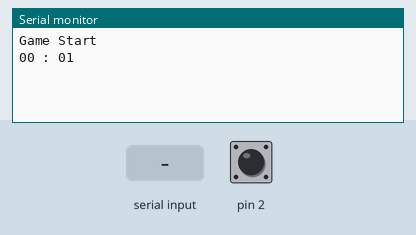
A sketch run on a simulated Arduino Uno, built with avr-gcc and run on an emulated ATmega328P. Parts: the last lines printed to the serial monitor. Inputs (shaded band) come from the test bench; at power-on: pin 2 LOW.

Above: at 1.2 s.
1.3 s: "1" received over Serial
At 2.1 s:
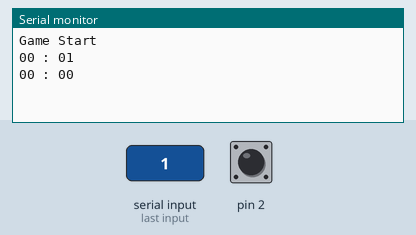
2.8 s: pin 2 pulsed HIGH 2 times (0.12 s each, 0.3 s apart)
At 3.8 s:
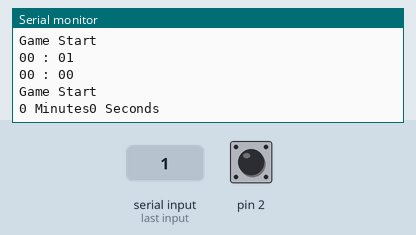
Timing chart, 0 to 5.8 s (numbered marks = the images above; inputs shaded):
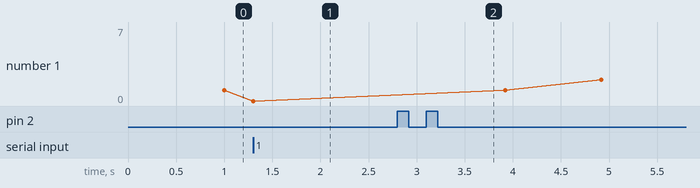

The sketch:

timerlol.ino
```cpp
int robotDetectSensor;
int preRobotDet = 1;
bool robotDetected;
int lap = 0;
unsigned long startTime = 0;
bool gameStart = false;
unsigned long elapsedTime = 0;
int minit, second, lastSecond =  0;

void setup() {
    pinMode(2, INPUT);
  Serial.begin(9600);
}

void loop() {

  if(Serial.available() > 0){
    lap = 0;
    gameStart = false;
    lastSecond = 0;
    Serial.println("00 : 00");
    Serial.read();
  }
  robotDetectSensor = digitalRead(2);

  if((preRobotDet == 0) && (robotDetectSensor == 1))
  {
    preRobotDet = robotDetectSensor;
  }
  else if((preRobotDet == 1) && (robotDetectSensor == 0))
  {
    preRobotDet = robotDetectSensor;
    if(lap == 0){
      if(!gameStart){

      Serial.println("Game Start");
      startTime = millis();
      gameStart = true;
      }
      else{
        Serial.print(minit);
        Serial.print(" Minutes");
        Serial.print(second);
        Serial.println(" Seconds");
      }
    }
  }

  if(gameStart){

    elapsedTime = millis() - startTime;
    int formatedTime = elapsedTime/1000L;
    second = formatedTime % 60;
    minit = formatedTime / 60;

    if(second - lastSecond >= 1 || second - lastSecond == -59){
        char buffer[4];
        snprintf(buffer,sizeof(buffer), "%02d", minit);
        Serial.print(buffer);
        Serial.print(" : ");
        snprintf(buffer,sizeof(buffer), "%02d", second);
        Serial.println(buffer);
        lastSecond = second;
    }

    if(minit ==  3){
      Serial.println("Game End");
      gameStart = false;
      Serial.println("00 : 00");
      lastSecond = 0;
    }

  }

}
```

Measured:
- after the input at 1.3 s, the serial monitor: prints a new line at once (image 1)
- after the input at 2.8 s, the serial monitor: prints a new line after 0.42 s (image 2)
- plotted number 1: 0 → 7 after the input at 2.8 s
